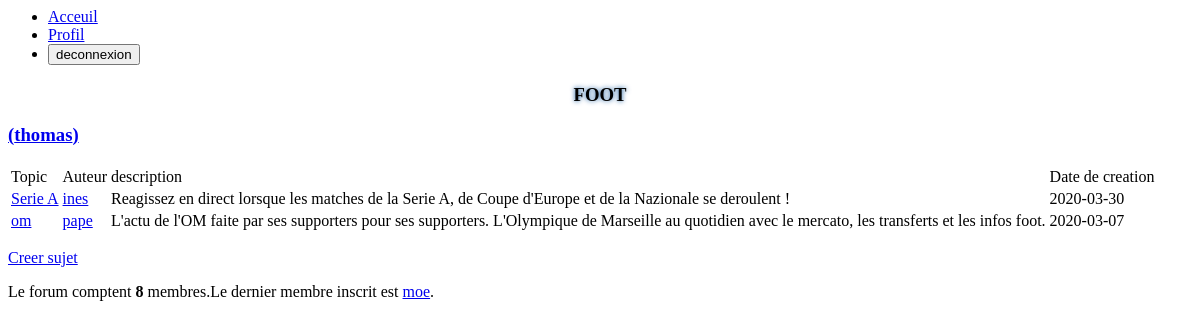
/topic.php?id_topics=3 (signed in), run on the app's committed database.
### tables this page shows
CREATE TABLE IF NOT EXISTS `topics` (
  `id_topics` int(6) NOT NULL AUTO_INCREMENT,
  `auteur` varchar(30) NOT NULL,
  `titre` text NOT NULL,
  `date` date NOT NULL DEFAULT current_timestamp(),
  PRIMARY KEY (`id_topics`)
);

CREATE TABLE IF NOT EXISTS `sujets` (
  `id_sujets` int(6) NOT NULL AUTO_INCREMENT,
  `auteur` varchar(30) NOT NULL,
  `titre` text NOT NULL,
  `description` text DEFAULT NULL,
  `date` date NOT NULL DEFAULT '0000-00-00',
  `id_topics` int(6) NOT NULL,
  PRIMARY KEY (`id_sujets`)
);

CREATE TABLE IF NOT EXISTS `utilisateurs` (
  `id` int(11) NOT NULL AUTO_INCREMENT,
  `login` varchar(255) NOT NULL,
  `password` varchar(255) NOT NULL,
  `nom` varchar(255) NOT NULL,
  `prenom` varchar(255) NOT NULL,
  `sexe` varchar(255) NOT NULL,
  `email` varchar(255) NOT NULL,
  `localisation` varchar(255) NOT NULL,
  `description` varchar(255) NOT NULL,
  `date` date NOT NULL DEFAULT current_timestamp(),
  `grade` int(11) NOT NULL DEFAULT 3,
  PRIMARY KEY (`id`)
);

### topic.php (the view, shortened to what this page needs)
<html>
	<head>
		<link rel="stylesheet" href="index.css"/>
	</head>
	<body>
		<header class="topnav">
			<nav>
				 <ul> <?php include('header.php') ?></ul>
			</nav>
		</header>
		<main>
			<?php
			if(empty($_GET['id_topics']))
			{
				echo'<section><p><a href="index.php"> Veuillez choisir un topic.</a> </p></section>';
			}
			else
			{
				$connexion = mysqli_connect("localhost", "root", "", "forum");
				$sql1 = "SELECT topics.id_topics, topics.auteur, topics.titre, topics.date, utilisateurs.id FROM topics
				INNER JOIN utilisateurs where  topics.auteur = utilisateurs.login
				AND id_topics='".$_GET['id_topics']."'  ORDER BY date DESC";
				$req1 = mysqli_query($connexion,$sql1);
				$dataa = mysqli_fetch_array($req1);
				?>
				  <section>
					    <article>
							 <h1> <?php echo $dataa['titre']; ?> </h1>
							 <h3><?php echo' <a href="profil.php?id='.$dataa['id'].'&amp;action=consulter">(', $dataa["auteur"],')</a>'; ?></h3>
		              	</article>
		  				<article>
							  <table>
								   <thead>
										<td> Topic</td>
										<td>Auteur</td>
										<td> description</td>
										<td>Date de creation </td>
									</thead>
									<?php
									$connexion = mysqli_connect("localhost", "root", "", "forum");
									$sql = 'SELECT sujets.id_sujets, sujets.auteur, sujets.titre, sujets.description, sujets.date, sujets.id_topics, utilisateurs.id
									FROM sujets INNER JOIN utilisateurs where  sujets.auteur = utilisateurs.login
									AND id_topics="'.$_GET['id_topics'].'" ORDER BY date DESC';
									$req = mysqli_query($connexion,$sql);
									while ($data = mysqli_fetch_array($req))
									{
										echo '<tr>';
										echo '<td>';
										echo '<a href="sujet.php?id_sujets=' , $data['id_sujets'] , '">' ,$data['titre'] , '</a>';
										echo '</td><td>';
										echo ' <a href="profil.php?id='.$data['id'].'&amp;action=consulter">', $data["auteur"],'</a>';
										echo '</td><td>';
										echo $data['description'];
										echo '</td><td>';
										echo $data['date'];
									}
									?>
									</td></tr>
								</table>
								<?php
								 echo '<p><a href="nvxsujet.php?id_topics=' , $_GET['id_topics'] , '"> Creer sujet</a></p>  ' ;
			}
			?>
			</article>
			</section>
		</main>
		<footer>
		<?php include('footer.php') ?>
		</footer>
	</body>
</html>

### footer.php
<?php
$connexion = mysqli_connect("localhost", "root", "", "forum");
$totalmenbre ='SELECT COUNT(*) FROM utilisateurs';
$req='SELECT login,id FROM utilisateurs ORDER BY id DESC';
$query2 = mysqli_query($connexion,$req);
$dataa =mysqli_fetch_array($query2);
$derniermembre = stripslashes(htmlspecialchars($dataa[0]));
$query = mysqli_query($connexion,$totalmenbre);
$data = mysqli_fetch_array($query);
    echo'<p>Le forum comptent <strong>'.$data[0].'</strong> membres.';
    echo'Le dernier membre inscrit est <a href="profil.php?id='.$dataa[1].'&amp;action=consulter">'.$derniermembre.'</a>.</p>';
?>

### index.css (style rules this page uses)
h1 { text-align: center; animation: titre .75s ease-out infinite; text-shadow: 0px 0px 5px #004D98; }

### data on the page
topics: titre "FOOT", auteur "thomas"
sujets: titre "Serie A", auteur "ines", description "Reagissez en direct lorsque les matches de la Serie A, de Coupe d'Europe et de la Nazionale se deroulent !", date "2020-03-30"
sujets: titre "om", auteur "pape", description "L'actu de l'OM faite par ses supporters pour ses supporters. L'Olympique de Marseille au quotidien avec le mercato, les transferts et les infos foot.", date "2020-03-07"
utilisateurs: login "moe"

### other printed values
$data[0] "8"
